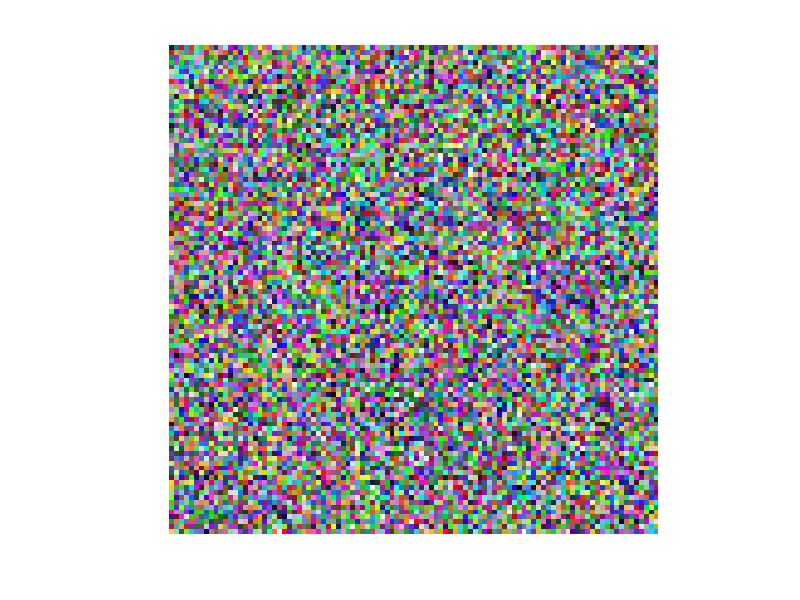

Here is the MATLAB script that generated this plot:
%% Alien Object: Plot an image (imshow)
%
function [passed, msg] = test()
    ax = axes;
    img = randi([0 255], 100, 100, 3, 'uint8');
    imshow(img);
    try
        [~] = Plot(ax);
    catch e
        passed = false;
        msg = sprintf('Expected Success; got "%s"', e.identifier);
        return;
    end
    
    passed = true;
    msg = 'Successfully recovered from imshow';
end